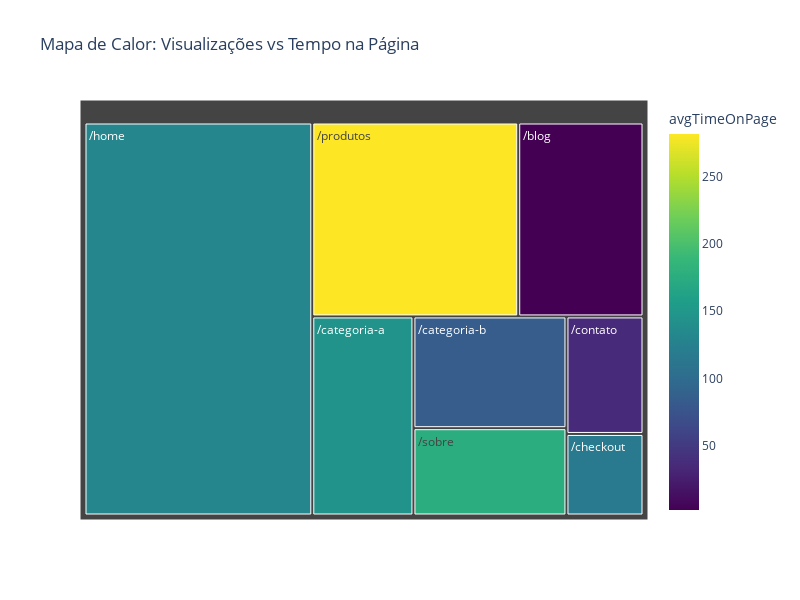

The cell this chart's notebook holds for it:
### Code cell
# Análise detalhada da performance das páginas do site
def plot_page_performance(page_df):
    """
    Analisa a performance das diferentes páginas do site.
    """
    # Preparar dados
    page_df = page_df.sort_values('pageViews', ascending=False)
    
    fig, axes = plt.subplots(2, 2, figsize=(16, 12))
    fig.suptitle('Análise de Performance das Páginas', fontsize=16, fontweight='bold')
    
    # Gráfico 1: Top páginas por visualizações
    bars = axes[0, 0].barh(page_df['page'][::-1], page_df['pageViews'][::-1], 
                          color=sns.color_palette("plasma", len(page_df)))
    axes[0, 0].set_title('Páginas Mais Visitadas')
    axes[0, 0].set_xlabel('Visualizações de Página')
    
    # Adicionar valores
    for i, bar in enumerate(bars):
        width = bar.get_width()
        axes[0, 0].text(width + 100, bar.get_y() + bar.get_height()/2,
                       f'{int(width):,}', ha='left', va='center')
    
    # Gráfico 2: Tempo médio na página
    bars = axes[0, 1].bar(range(len(page_df)), page_df['avgTimeOnPage'], 
                         color=sns.color_palette("viridis", len(page_df)))
    axes[0, 1].set_title('Tempo Médio na Página (segundos)')
    axes[0, 1].set_ylabel('Tempo (segundos)')
    axes[0, 1].set_xticks(range(len(page_df)))
    axes[0, 1].set_xticklabels(page_df['page'], rotation=45, ha='right')
    
    # Gráfico 3: Taxa de saída por página
    bars = axes[1, 0].bar(range(len(page_df)), page_df['exitRate'] * 100,
                         color=sns.color_palette("Reds", len(page_df)))
    axes[1, 0].set_title('Taxa de Saída por Página (%)')
    axes[1, 0].set_ylabel('Taxa de Saída (%)')
    axes[1, 0].set_xticks(range(len(page_df)))
    axes[1, 0].set_xticklabels(page_df['page'], rotation=45, ha='right')
    
    # Gráfico 4: Scatter plot - Visualizações vs Tempo na Página
    scatter = axes[1, 1].scatter(page_df['pageViews'], page_df['avgTimeOnPage'],
                                s=page_df['uniquePageViews']/20,
                                c=page_df['exitRate'], cmap='RdYlBu_r',
                                alpha=0.7)
    axes[1, 1].set_title('Visualizações vs Tempo na Página')
    axes[1, 1].set_xlabel('Visualizações de Página')
    axes[1, 1].set_ylabel('Tempo Médio (segundos)')
    
    # Adicionar labels dos pontos
    for i, page in enumerate(page_df['page']):
        axes[1, 1].annotate(page, (page_df['pageViews'].iloc[i], page_df['avgTimeOnPage'].iloc[i]),
                           xytext=(5, 5), textcoords='offset points', fontsize=8)
    
    # Adicionar colorbar
    cbar = plt.colorbar(scatter, ax=axes[1, 1])
    cbar.set_label('Taxa de Saída')
    
    plt.tight_layout()
    plt.show()
    
    # Criar gráfico interativo com Plotly
    fig_interactive = px.treemap(
        page_df,
        path=['page'],
        values='pageViews',
        color='avgTimeOnPage',
        color_continuous_scale='Viridis',
        title='Mapa de Calor: Visualizações vs Tempo na Página'
    )
    
    fig_interactive.update_layout(width=800, height=600)
    #fig_interactive.write_html('D:/Downloads/imagem6.html')
    fig_interactive.show()

# Executar análise de páginas
plot_page_performance(page_df)

### Figure 1 — Plotly figure (JSON) as saved in the notebook; plotly's stock layout.template omitted (floating-point values rounded to 4 significant figures)
{"data": [{"branchvalues": "total", "customdata": [[130.8], [282.0], [1.902], [145.6], [83.8], [175.9], [34.71], [116.7]], "domain": {"x": [0, 1], "y": [0, 1]}, "hovertemplate": "labels=%{label}<br>pageViews=%{value}<br>parent=%{parent}<br>id=%{id}<br>avgTimeOnPage=%{color}<extra></extra>", "ids": ["/home", "/produtos", "/blog", "/categoria-a", "/categoria-b", "/sobre", "/contato", "/checkout"], "labels": ["/home", "/produtos", "/blog", "/categoria-a", "/categoria-b", "/sobre", "/contato", "/checkout"], "marker": {"coloraxis": "coloraxis", "colors": [130.8, 282.0, 1.902, 145.6, 83.8, 175.9, 34.71, 116.7]}, "name": "", "parents": ["", "", "", "", "", "", "", ""], "type": "treemap", "values": [7852.0, 3503.0, 2131.0, 1766.0, 1500.0, 1172.0, 794.0, 551.0]}], "layout": {"coloraxis": {"colorbar": {"title": {"text": "avgTimeOnPage"}}, "colorscale": [[0, "#440154"], [0.1111, "#482878"], [0.2222, "#3e4989"], [0.3333, "#31688e"], [0.4444, "#26828e"], [0.5556, "#1f9e89"], [0.6667, "#35b779"], [0.7778, "#6ece58"], [0.8889, "#b5de2b"], [1, "#fde725"]]}, "height": 600, "legend": {"tracegroupgap": 0}, "title": {"text": "Mapa de Calor: Visualizações vs Tempo na Página"}, "width": 800}}
